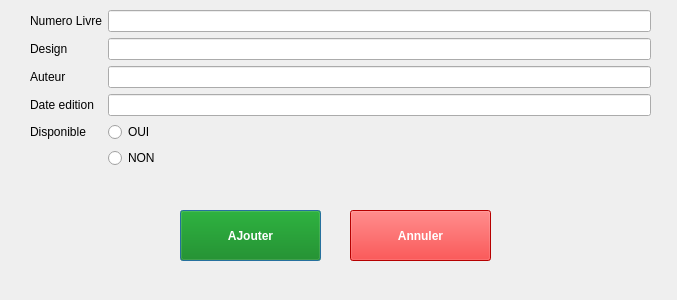
<?xml version="1.0" encoding="UTF-8"?>
<ui version="4.0">
 <class>ajouterUnLivre</class>
 <widget class="QDialog" name="ajouterUnLivre">
  <property name="geometry">
   <rect>
    <x>0</x>
    <y>0</y>
    <width>677</width>
    <height>300</height>
   </rect>
  </property>
  <property name="windowTitle">
   <string>Dialog</string>
  </property>
  <widget class="QWidget" name="formLayoutWidget">
   <property name="geometry">
    <rect>
     <x>30</x>
     <y>10</y>
     <width>621</width>
     <height>181</height>
    </rect>
   </property>
   <layout class="QFormLayout" name="formLayout">
    <item row="0" column="0">
     <widget class="QLabel" name="label">
      <property name="text">
       <string>Numero Livre</string>
      </property>
     </widget>
    </item>
    <item row="0" column="1">
     <widget class="QLineEdit" name="numeroLivre"/>
    </item>
    <item row="1" column="0">
     <widget class="QLabel" name="label_2">
      <property name="text">
       <string>Design</string>
      </property>
     </widget>
    </item>
    <item row="1" column="1">
     <widget class="QLineEdit" name="design"/>
    </item>
    <item row="2" column="0">
     <widget class="QLabel" name="label_7">
      <property name="text">
       <string>Auteur</string>
      </property>
     </widget>
    </item>
    <item row="2" column="1">
     <widget class="QLineEdit" name="auteur"/>
    </item>
    <item row="3" column="0">
     <widget class="QLabel" name="label_11">
      <property name="text">
       <string>Date edition</string>
      </property>
     </widget>
    </item>
    <item row="3" column="1">
     <widget class="QLineEdit" name="dateEdition"/>
    </item>
    <item row="5" column="1">
     <widget class="QRadioButton" name="radioButton">
      <property name="text">
       <string>NON</string>
      </property>
     </widget>
    </item>
    <item row="4" column="1">
     <widget class="QRadioButton" name="oui">
      <property name="text">
       <string>OUI</string>
      </property>
     </widget>
    </item>
    <item row="4" column="0">
     <widget class="QLabel" name="label_12">
      <property name="text">
       <string>Disponible</string>
      </property>
     </widget>
    </item>
   </layout>
  </widget>
  <widget class="QPushButton" name="pushButton">
   <property name="geometry">
    <rect>
     <x>180</x>
     <y>210</y>
     <width>141</width>
     <height>51</height>
    </rect>
   </property>
   <property name="styleSheet">
    <string notr="true">QPushButton{
background:green;
font-weight:bold;
color:white

}</string>
   </property>
   <property name="text">
    <string>AJouter</string>
   </property>
  </widget>
  <widget class="QPushButton" name="pushButton_2">
   <property name="geometry">
    <rect>
     <x>350</x>
     <y>210</y>
     <width>141</width>
     <height>51</height>
    </rect>
   </property>
   <property name="styleSheet">
    <string notr="true">QPushButton{
background:red;
font-weight:bold;
color:white

}</string>
   </property>
   <property name="text">
    <string>Annuler</string>
   </property>
  </widget>
 </widget>
 <resources/>
 <connections/>
</ui>
